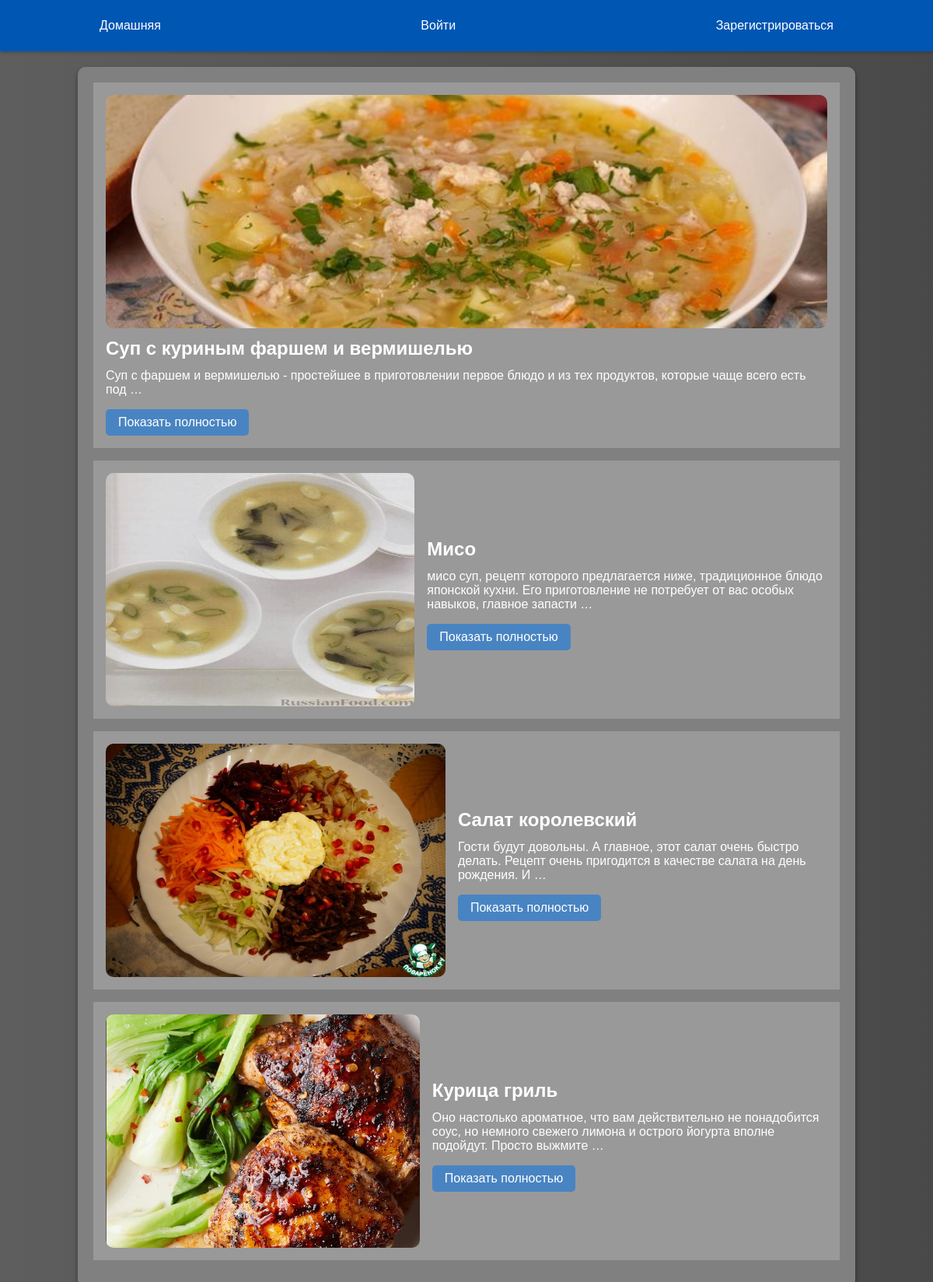
The page / on the database its author committed.
### recipes/models.py (models this page shows, shortened)
class Recipe(models.Model):
    name = models.CharField(max_length=200)
    description = models.TextField()
    steps = models.TextField()
    preparation_time = models.PositiveIntegerField()
    image = models.ImageField(upload_to='recipes/')
    author = models.ForeignKey(User, on_delete=models.CASCADE)
    categories = models.ManyToManyField(Category, related_name='recipes')

### recipes/views.py (the view)
# urls.py: path('', views.home, name='home'),
def home(request):
    recipes = Recipe.objects.order_by('?')[:5]  # Получаем 5 случайных рецептов
    return render(request, 'home.html', {'recipes': recipes})

### recipes/templates/home.html (shortened to what this page needs)
{% extends 'base.html' %}
{% block content %}
<div class="container">
    {% for recipe in recipes %}
    <div class="recipe-preview {% if forloop.first %}recipe-large{% else %}recipe-small{% endif %}">
        <img src="{{ recipe.image.url }}" alt="{{ recipe.name }}">
        <div>
            <h2>{{ recipe.name }}</h2>
            <p>{{ recipe.description|truncatewords:20 }}</p>
            <a href="{% url 'recipe_detail' pk=recipe.pk %}" class="recipe-link">Показать полностью</a>
        </div>
    </div>
    {% endfor %}
</div>
{% endblock %}

### recipes/templates/base.html (shortened to what this page needs)
<!DOCTYPE html>
<html lang="en">
<head>
    {% load static %}
    <link rel="stylesheet" href="{% static 'styles.css' %}">
</head>
<body>
    <header>
        <nav>
            <a href="{% url 'home' %}">Домашняя</a>
            {% if user.is_authenticated %}
            <form action="{% url 'logout' %}" method="post">
                {% csrf_token %}
                <button type="submit">Выйти</button>
            </form>
            {% else %}
                <a href="{% url 'login' %}">Войти</a>
                <a href="{% url 'register' %}">Зарегистрироваться</a>
            {% endif %}
        </nav>
    </header>
    <main>
        {% block content %}
        {% endblock %}
    </main>
</body>
</html>

### static/styles.css (style rules this page uses)
body { font-family: 'Arial', sans-serif; margin: 0; padding: 0; background-image: linear-gradient(to right, #5e5e5e, #494949); color: #ffffff; }
.container { width: 80%; margin: 0 auto; padding: 20px; background-color: #818080; border-radius: 10px; box-shadow: 0 4px 6px rgba(0, 0, 0, 0.4); margin-top: 20px; }
header { background-color: #0056b3; color: #660202; padding: 1em 0; box-shadow: 0 2px 4px rgba(0, 0, 0, 0.2); }
nav { display: flex; justify-content: space-between; align-items: center; width: 80%; margin: 0 auto; }
nav a { text-decoration: none; color: #ffffff; padding: 0.5em; border-radius: 5px; transition: background-color 0.3s; }
.recipe-preview { display: flex; align-items: center; margin-bottom: 1em; background-color: #999999; padding: 1em; }
.recipe-preview:first-child { flex-direction: column; align-items: start; }
.recipe-preview img { width: 100%; max-height: 300px; border-radius: 10px; margin-right: 1em; }
.recipe-preview:first-child img { width: 100%; max-height: 300px; object-fit: cover; }
.recipe-preview h2 { margin: 0.5em 0; }
.recipe-preview p { margin: 0; }
.recipe-small { flex: 1; }
.recipe-large { flex: 2; }
.recipe-link { display: inline-block; margin-top: 1em; background-color: #4984c2; color: rgb(255, 255, 255); padding: 0.5em 1em; border-radius: 5px; text-decoration: none; }

### rows shown on the page
Recipe: image (picture), name "Суп с куриным фаршем и вермишелью", description "Суп с фаршем и вермишелью - простейшее в приготовлении первое блюдо и из тех продуктов, которые чаще всего есть под …"
Recipe: image (picture), name "Мисо", description "мисо суп, рецепт которого предлагается ниже, традиционное блюдо японской кухни. Его приготовление не потребует от вас особых навыков, главное запасти …"
Recipe: image (picture), name "Салат королевский", description "Гости будут довольны. А главное, этот салат очень быстро делать. Рецепт очень пригодится в качестве салата на день рождения. И …"
Recipe: image (picture), name "Курица гриль", description "Оно настолько ароматное, что вам действительно не понадобится соус, но немного свежего лимона и острого йогурта вполне подойдут. Просто выжмите …"
